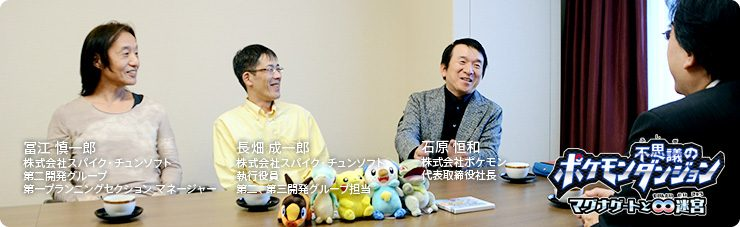
#> input picture assets/img/interviews/2012-11-22-interview-iwata-asks-gates-to-infinity-chapter-1/mainvisual1.jpg, 740 x 227 px, given in place of header-photo.png, which was not available
$ python build-topic-tiles.py ../assets/img/interviews/2012-11-22-interview-iwata-asks-gates-to-infinity-chapter-1/mainvisual1.jpg
#> lines starting #> are read from the running program, lines starting #| are printed output that depends on the picture; pictures that were not available may be replaced by others from this repository, and a replacement may not be noted
"""The home page's collection shelf: one 336x192 picture per collection in assets/img/topics.

    python tools/build-topic-tiles.py            # write the missing ones
    python tools/build-topic-tiles.py --force    # redo them all

Each collection gets a picture the site already has - a scan's cover, the director
blog's page header, a 社長が訊く photograph, a CEDEC slide - cut to 7:4 and saved
small (20-40 KB), so the shelf reads at a glance and costs the page little. The
people and works tiles are mosaics of portraits and HOME icons; the timeline, graph and
wanted tiles are drawn. _includes/home-topics.html names the file for each entry.
"""
import io
import sys
import urllib.request
from pathlib import Path

from PIL import Image, ImageDraw, ImageFilter

sys.stdout.reconfigure(encoding="utf-8", errors="replace")
ROOT = Path(__file__).resolve().parents[1]
OUT = ROOT / "assets" / "img" / "topics"
W, H = 336, 192
UA = {"User-Agent": "pokeamice-docs/1.0 (docs.pokeamice.com; topic tiles)"}
CDN = "https://gallery.pokeamice.com/scan-archive/"
ICON = "https://pokeamice.com/game_gallery/icon/HOME_{}_icon.png"

# key -> source, and where in the picture to look (a focus point, 0-1) when it is cut to 7:4
TILES = {
    "director": ("assets/images/gamefreak-director/original/header-photo.png", (0.5, 0.5)),
    "staff": ("assets/images/gamefreak-legacy/staff/199/nyoro100917_01-09ebe8bb.jpg", (0.5, 0.45)),
    "art": ("assets/images/gamefreak-legacy/art/226/dred-240555b0.jpg", (0.5, 0.4)),
    "iwata": ("assets/img/interviews/2012-11-22-interview-iwata-asks-gates-to-infinity-chapter-1/photo4.jpg", (0.55, 0.4)),
    "shudo": ("portrait:assets/img/people/shudo-takeshi.jpg", (0.5, 0.35)),
    "scan": (CDN + "shodai-zukan-1996-staff-interview/pages/p001_cover.jpg", (0.5, 0.3)),
    "ndream": (CDN + "ndream-2012-09-b2w2-developer-interview/pages/p001_cover.jpg", (0.5, 0.25)),
    "famitsu": ("assets/img/interviews/2019-06-13-interview-famitsu-e3-2019-pokemon-sword-shield-masuda-ohmori/001_5d0152e94fc60.jpg", (0.5, 0.4)),
    "dengeki": (CDN + "dengeki-games-vol14-bw-gamefreak-interview/pages/p001_cover.jpg", (0.5, 0.3)),
    "nom": ("sprite:assets/img/interviews/2000-07-01-interview-nom-gamefreak-roundtable-vol1-red-green/mew.png", (0.5, 0.5)),
    "gi": ("assets/img/interviews/2019-10-01-interview-gi-2019-dexit/001.webp", (0.5, 0.4)),
    "cedec": ("assets/img/interviews/2026-07-22-interview-cedec-2026-battle-system-deck/slide-06.jpg", (0.5, 0.5), (0.03, 0.02, 0.57, 0.36)),
    "tech": ("assets/img/interviews/2026-07-23-interview-cedec-2026-za-lumiose-rendering-deck/slide-01.jpg", (0.5, 0.5)),
    "recruit": ("assets/img/interviews/2017-tpc-recruit-passion/entry1.jpg", (0.5, 0.4)),
    "corporate": ("assets/img/interviews/2024-10-16-corporate-topic-26-indonesia-pikachu-jet-garuda-journey/000.jpg", (0.5, 0.5)),
    "overseas": ("assets/img/interviews/2016-12-12-interview-meristation-sun-moon-switch-masuda-ohmori/01_hero_masuda_ohmori_madrid.jpg", (0.5, 0.42)),
}
# the games tile: one icon per generation, two rows of five (tools/build-work-icons.py made the files)
GAMES_MOSAIC = ["bulba-red-vc-jp-icon", "bulba-gold-vc-icon", "ball-ruby-sapphire", "bulba-diamond-icon", "bulba-black-icon",
                "home-x", "home-sun", "home-sword", "home-scarlet", "home-legends-z-a"]
PEOPLE_MOSAIC = ["masuda-junichi", "sugimori-ken", "ishihara-tsunekazu", "tajiri-satoshi", "ohmori-shigeru", "unno-takao", "morimoto-shigeki", "kubo-masakazu"]
WORKS_MOSAIC = ["bulba-red-vc-jp-icon", "bulba-gold-vc-icon", "ball-ruby-sapphire", "bulba-diamond-icon", "bulba-black-icon", "home-x", "home-sword", "home-scarlet"]   # assets/img/works (tools/build-work-icons.py)


def load(src):
    if src.startswith("http"):
        raw = urllib.request.urlopen(urllib.request.Request(src, headers=UA), timeout=120).read()
        return Image.open(io.BytesIO(raw)).convert("RGB")
    return Image.open(ROOT / src).convert("RGB")
#> returned value is the input picture: PIL image 740x227 RGB; mean R, G, B 159.3, 155.3, 146.2


# [22 lines left out: functions portrait, sprite, not called in this run]


def cut(im, focus, box=None):
    """The 7:4 window of the picture around the focus point, scaled to the tile;
    `box` (fractions of the picture) restricts the search to part of it first."""
#> called with focus = (0.5, 0.5)
    if box:
        w, h = im.size
        im = im.crop((int(w * box[0]), int(h * box[1]), int(w * box[2]), int(h * box[3])))
    w, h = im.size
#> w = 740; h = 227
    if w / h > W / H:
        nh, nw = h, int(h * W / H)
#> nh = 227; nw = 397
    else:
        nw, nh = w, int(w * H / W)
    x0 = min(max(int(w * focus[0] - nw / 2), 0), w - nw)
#> x0 = 171
    y0 = min(max(int(h * focus[1] - nh / 2), 0), h - nh)
#> y0 = 0
    return im.crop((x0, y0, x0 + nw, y0 + nh)).resize((W, H), Image.LANCZOS)
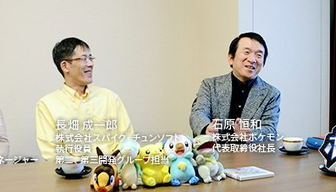
#> returned value: PIL image 336x192 RGB; mean R, G, B 184.7, 183.3, 170.1


# [138 lines left out: functions mosaic, drawn, not called in this run]


def save(tile, key):
    OUT.mkdir(parents=True, exist_ok=True)
    tile.save(OUT / f"{key}.jpg", quality=78, optimize=True, progressive=True)


def main():
    force = "--force" in sys.argv
    for key, spec in TILES.items():
        src, focus = spec[0], spec[1]
        box = spec[2] if len(spec) > 2 else None
        out = OUT / f"{key}.jpg"
        if out.exists() and not force:
            continue
        try:
            if src.startswith("portrait:"):
                tile = portrait(load(src[9:]))
            elif src.startswith("sprite:"):
                tile = sprite(str(ROOT / src[7:]))
            else:
                tile = cut(load(src), focus, box)
            save(tile, key)
            print(f"  {key:10s} <- {src[-60:]}")
        except Exception as exc:
            print(f"  !! {key}: {exc}")
#> pass 2 of the loop in main, `for key, spec in TILES.items():`:
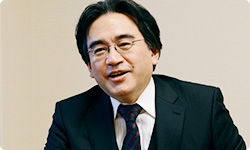
#> input picture assets/img/interviews/2012-11-22-interview-iwata-asks-gates-to-infinity-chapter-1/photo4.jpg, 250 x 150 px, given in place of nyoro100917_01-09ebe8bb.jpg, which was not available
#> in load, returned value is the input picture: PIL image 250x150 RGB; mean R, G, B 148.8, 144.4, 134
#> w = 250; h = 150
#> in cut (call 2), `nw, nh = w, int(w * H / W)`: nw = 250; nh = 142
#> x0 = 0
#> in cut (call 2), `return im.crop((x0, y0, x0 + nw, y0 + nh)).resize((W, H), Image.LANCZOS)`:
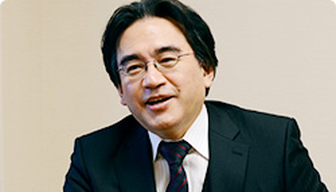
#> returned value: PIL image 336x192 RGB; mean R, G, B 154, 148.6, 137.6
    if force or not (OUT / "people.jpg").exists():
        ims = [Image.open(ROOT / "assets" / "img" / "people" / f"{s}.jpg").convert("RGB") for s in PEOPLE_MOSAIC if (ROOT / "assets" / "img" / "people" / f"{s}.jpg").exists()]
        save(mosaic(ims), "people"); print("  people     <- portraits")
    if force or not (OUT / "works.jpg").exists():
        ims = []
        for g in WORKS_MOSAIC:
            f = ROOT / "assets" / "img" / "works" / f"{g}.png"
            if f.exists():
                ims.append(Image.open(f).convert("RGBA").resize((76, 76), Image.LANCZOS))
        bg = Image.new("RGB", (W, H), (36, 44, 52))
        for i, im in enumerate(ims):
            bg.paste(im, (i % 4 * 84 + 4, (i // 4) * 84 + 16), im)
        save(bg, "works"); print("  works      <- the work icons")
    if force or not (OUT / "games.jpg").exists():
        bg = Image.new("RGB", (W, H), (30, 41, 59))
        side, gap = 56, 8
        x0 = (W - (5 * side + 4 * gap)) // 2
        y0 = (H - (2 * side + gap)) // 2
        for i, g in enumerate(GAMES_MOSAIC):
            f = ROOT / "assets" / "img" / "works" / f"{g}.png"
            if f.exists():
                im = Image.open(f).convert("RGBA").resize((side, side), Image.LANCZOS)
                bg.paste(im, (x0 + (i % 5) * (side + gap), y0 + (i // 5) * (side + gap)), im)
        save(bg, "games"); print("  games      <- one icon per generation")
    for key in ("timeline", "graph", "credits", "analysis", "quotes", "guide", "wanted"):
        if force or not (OUT / f"{key}.jpg").exists():
            save(drawn(key), key); print(f"  {key:10s} <- drawn")
    print("tiles:", sorted(p.name for p in OUT.glob("*.jpg")))


if __name__ == "__main__":
    main()
#> (the call stopped at in load, `raw = urllib.request.urlopen(urllib.request.Request(src, headers=UA), ..`: the network is not available in this run)
